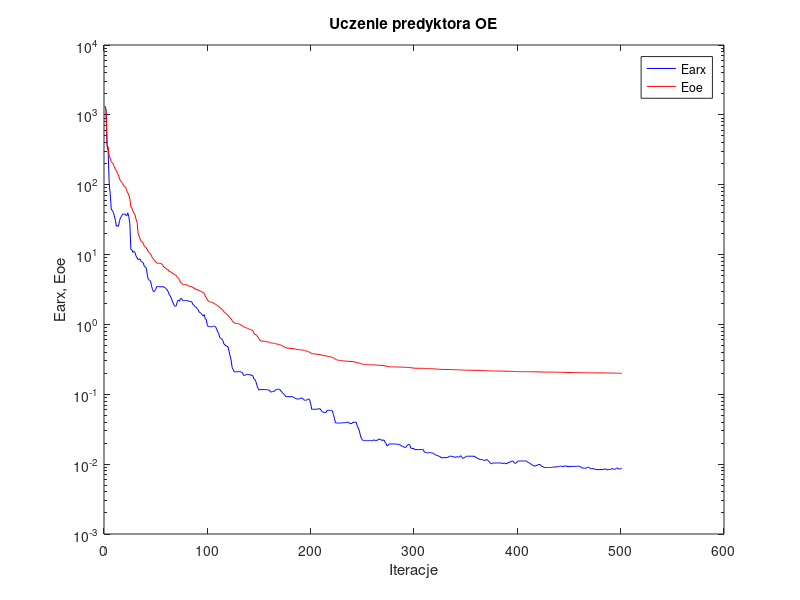
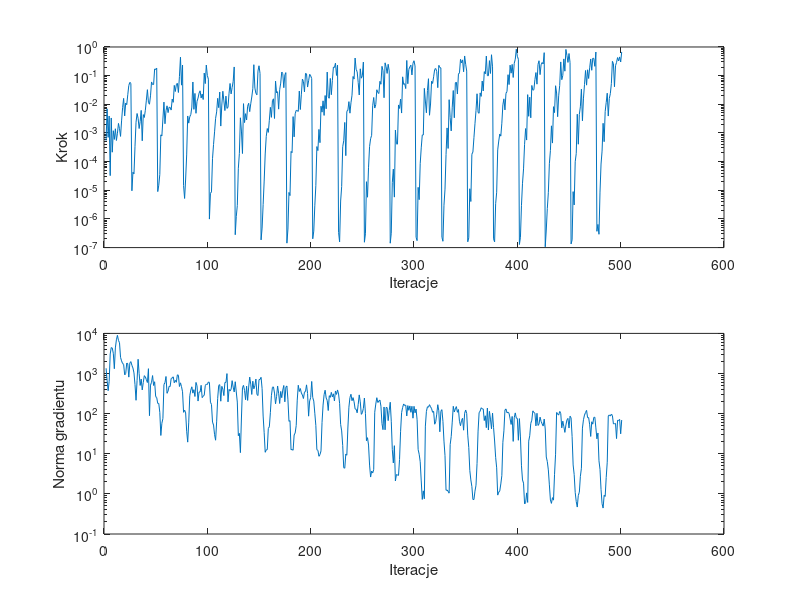

MATLAB code for these plots, in order:
%uczenie predyktora oe
clear all;
n=0; farx(n+1)=1.328979e+003; foe(n+1)=1.320000e+003; wspucz(n+1)=0.000000e+000; ng(n+1)=0.000000e+000;
%odnowa zmiennej metryki
n=1; farx(n+1)=1.165098e+003; foe(n+1)=1.152951e+003; krok(n+1)=5.391128e-004; ng(n+1)=1.350995e+003;
n=2; farx(n+1)=3.602552e+002; foe(n+1)=3.596089e+002; krok(n+1)=6.950337e-003; ng(n+1)=6.707392e+002;
n=3; farx(n+1)=3.055622e+002; foe(n+1)=3.531720e+002; krok(n+1)=7.010405e-004; ng(n+1)=3.735589e+002;
n=4; farx(n+1)=1.036128e+002; foe(n+1)=2.566980e+002; krok(n+1)=3.911100e-003; ng(n+1)=6.367111e+002;
n=5; farx(n+1)=7.475602e+001; foe(n+1)=2.416648e+002; krok(n+1)=3.242569e-005; ng(n+1)=3.061842e+003;
n=6; farx(n+1)=4.475099e+001; foe(n+1)=2.136056e+002; krok(n+1)=3.334617e-003; ng(n+1)=4.440625e+003;
n=7; farx(n+1)=4.299460e+001; foe(n+1)=2.054183e+002; krok(n+1)=2.130718e-004; ng(n+1)=4.306081e+003;
n=8; farx(n+1)=4.033259e+001; foe(n+1)=1.969097e+002; krok(n+1)=1.197740e-003; ng(n+1)=3.194363e+003;
n=9; farx(n+1)=3.589665e+001; foe(n+1)=1.814592e+002; krok(n+1)=5.945797e-004; ng(n+1)=1.316862e+003;
n=10; farx(n+1)=3.097912e+001; foe(n+1)=1.664268e+002; krok(n+1)=1.402097e-003; ng(n+1)=4.349477e+003;
n=11; farx(n+1)=2.532669e+001; foe(n+1)=1.600444e+002; krok(n+1)=5.465324e-004; ng(n+1)=6.933281e+003;
n=12; farx(n+1)=2.603257e+001; foe(n+1)=1.460602e+002; krok(n+1)=9.824964e-004; ng(n+1)=8.946511e+003;
n=13; farx(n+1)=2.549121e+001; foe(n+1)=1.377082e+002; krok(n+1)=2.156451e-003; ng(n+1)=6.670493e+003;
n=14; farx(n+1)=3.051368e+001; foe(n+1)=1.207592e+002; krok(n+1)=1.409339e-003; ng(n+1)=5.863231e+003;
n=15; farx(n+1)=3.369892e+001; foe(n+1)=1.140988e+002; krok(n+1)=7.590926e-004; ng(n+1)=2.523868e+003;
n=16; farx(n+1)=3.543462e+001; foe(n+1)=1.085173e+002; krok(n+1)=2.636366e-003; ng(n+1)=2.065788e+003;
n=17; farx(n+1)=3.780943e+001; foe(n+1)=1.041540e+002; krok(n+1)=7.599313e-003; ng(n+1)=1.771718e+003;
n=18; farx(n+1)=3.792190e+001; foe(n+1)=9.635929e+001; krok(n+1)=1.610734e-002; ng(n+1)=1.693859e+003;
n=19; farx(n+1)=3.820888e+001; foe(n+1)=9.478572e+001; krok(n+1)=3.929986e-003; ng(n+1)=9.297074e+002;
n=20; farx(n+1)=3.687720e+001; foe(n+1)=9.096437e+001; krok(n+1)=1.109636e-002; ng(n+1)=9.912660e+002;
n=21; farx(n+1)=3.583742e+001; foe(n+1)=8.186343e+001; krok(n+1)=9.698882e-003; ng(n+1)=1.827472e+003;
n=22; farx(n+1)=3.963952e+001; foe(n+1)=7.649523e+001; krok(n+1)=2.152696e-002; ng(n+1)=1.738538e+003;
n=23; farx(n+1)=3.490590e+001; foe(n+1)=7.116274e+001; krok(n+1)=4.545636e-002; ng(n+1)=8.131753e+002;
n=24; farx(n+1)=2.774483e+001; foe(n+1)=6.324397e+001; krok(n+1)=5.801457e-002; ng(n+1)=1.821701e+003;
n=25; farx(n+1)=1.179806e+001; foe(n+1)=4.791755e+001; krok(n+1)=5.382558e-002; ng(n+1)=1.980929e+003;
%odnowa zmiennej metryki
n=26; farx(n+1)=1.170933e+001; foe(n+1)=4.636294e+001; krok(n+1)=9.598928e-006; ng(n+1)=1.599371e+003;
n=27; farx(n+1)=1.074084e+001; foe(n+1)=4.155671e+001; krok(n+1)=4.264017e-005; ng(n+1)=1.373858e+003;
n=28; farx(n+1)=1.110568e+001; foe(n+1)=3.947575e+001; krok(n+1)=3.743832e-005; ng(n+1)=1.038802e+003;
n=29; farx(n+1)=1.069110e+001; foe(n+1)=3.677777e+001; krok(n+1)=3.423805e-004; ng(n+1)=5.274669e+002;
n=30; farx(n+1)=9.544956e+000; foe(n+1)=3.211362e+001; krok(n+1)=2.368463e-003; ng(n+1)=2.152756e+002;
n=31; farx(n+1)=8.974525e+000; foe(n+1)=2.887502e+001; krok(n+1)=4.776032e-003; ng(n+1)=6.725065e+002;
n=32; farx(n+1)=8.475153e+000; foe(n+1)=2.022053e+001; krok(n+1)=3.263302e-003; ng(n+1)=2.266074e+003;
n=33; farx(n+1)=8.676777e+000; foe(n+1)=1.827929e+001; krok(n+1)=1.427772e-003; ng(n+1)=9.904344e+002;
n=34; farx(n+1)=8.601635e+000; foe(n+1)=1.667550e+001; krok(n+1)=2.501815e-003; ng(n+1)=5.036378e+002;
n=35; farx(n+1)=7.944532e+000; foe(n+1)=1.537463e+001; krok(n+1)=6.130766e-003; ng(n+1)=7.263706e+002;
n=36; farx(n+1)=7.854934e+000; foe(n+1)=1.517409e+001; krok(n+1)=5.333277e-004; ng(n+1)=3.895154e+002;
n=37; farx(n+1)=7.591900e+000; foe(n+1)=1.449911e+001; krok(n+1)=4.372259e-003; ng(n+1)=5.986508e+002;
n=38; farx(n+1)=6.798566e+000; foe(n+1)=1.317905e+001; krok(n+1)=3.460293e-003; ng(n+1)=8.842875e+002;
n=39; farx(n+1)=6.621224e+000; foe(n+1)=1.283949e+001; krok(n+1)=6.192369e-003; ng(n+1)=8.231130e+002;
n=40; farx(n+1)=6.379968e+000; foe(n+1)=1.251360e+001; krok(n+1)=1.399673e-002; ng(n+1)=7.042144e+002;
n=41; farx(n+1)=4.955996e+000; foe(n+1)=1.162524e+001; krok(n+1)=3.239658e-002; ng(n+1)=5.956995e+002;
n=42; farx(n+1)=4.366433e+000; foe(n+1)=1.086970e+001; krok(n+1)=1.165911e-002; ng(n+1)=1.319818e+003;
n=43; farx(n+1)=4.306275e+000; foe(n+1)=1.058880e+001; krok(n+1)=1.005588e-002; ng(n+1)=8.896467e+001;
n=44; farx(n+1)=4.192859e+000; foe(n+1)=1.030118e+001; krok(n+1)=1.971968e-002; ng(n+1)=5.140405e+002;
n=45; farx(n+1)=3.538022e+000; foe(n+1)=9.463339e+000; krok(n+1)=6.024636e-002; ng(n+1)=6.041204e+002;
n=46; farx(n+1)=3.156193e+000; foe(n+1)=8.905727e+000; krok(n+1)=4.895097e-002; ng(n+1)=8.893059e+002;
n=47; farx(n+1)=2.935895e+000; foe(n+1)=8.548744e+000; krok(n+1)=4.904612e-002; ng(n+1)=5.027481e+002;
n=48; farx(n+1)=3.022799e+000; foe(n+1)=8.137433e+000; krok(n+1)=1.713887e-001; ng(n+1)=6.234473e+002;
n=49; farx(n+1)=3.171272e+000; foe(n+1)=7.916045e+000; krok(n+1)=1.631115e-001; ng(n+1)=2.657943e+002;
n=50; farx(n+1)=3.489169e+000; foe(n+1)=7.544378e+000; krok(n+1)=1.818254e-001; ng(n+1)=2.514599e+002;
%odnowa zmiennej metryki
n=51; farx(n+1)=3.487590e+000; foe(n+1)=7.528340e+000; krok(n+1)=8.997287e-006; ng(n+1)=1.796762e+002;
n=52; farx(n+1)=3.479961e+000; foe(n+1)=7.501803e+000; krok(n+1)=1.497616e-005; ng(n+1)=1.794723e+002;
n=53; farx(n+1)=3.467786e+000; foe(n+1)=7.480612e+000; krok(n+1)=3.565785e-005; ng(n+1)=1.078061e+002;
n=54; farx(n+1)=3.454055e+000; foe(n+1)=7.446436e+000; krok(n+1)=8.631728e-004; ng(n+1)=2.856491e+001;
n=55; farx(n+1)=3.446034e+000; foe(n+1)=7.298572e+000; krok(n+1)=7.867177e-004; ng(n+1)=5.746983e+001;
n=56; farx(n+1)=3.492514e+000; foe(n+1)=6.934786e+000; krok(n+1)=3.059436e-003; ng(n+1)=7.545066e+001;
n=57; farx(n+1)=3.403655e+000; foe(n+1)=6.641580e+000; krok(n+1)=1.193571e-002; ng(n+1)=5.305143e+002;
n=58; farx(n+1)=3.360282e+000; foe(n+1)=6.488131e+000; krok(n+1)=2.095809e-003; ng(n+1)=5.919999e+002;
n=59; farx(n+1)=3.258965e+000; foe(n+1)=6.292604e+000; krok(n+1)=5.997467e-003; ng(n+1)=8.436141e+002;
n=60; farx(n+1)=3.117572e+000; foe(n+1)=6.126567e+000; krok(n+1)=8.855578e-003; ng(n+1)=3.212238e+002;
n=61; farx(n+1)=2.966225e+000; foe(n+1)=6.019871e+000; krok(n+1)=5.128285e-003; ng(n+1)=3.654150e+002;
n=62; farx(n+1)=2.709896e+000; foe(n+1)=5.773675e+000; krok(n+1)=7.883579e-003; ng(n+1)=4.807807e+002;
n=63; farx(n+1)=2.580001e+000; foe(n+1)=5.693160e+000; krok(n+1)=7.809264e-003; ng(n+1)=4.736138e+002;
n=64; farx(n+1)=2.410307e+000; foe(n+1)=5.590070e+000; krok(n+1)=6.283621e-003; ng(n+1)=7.535700e+002;
n=65; farx(n+1)=2.175409e+000; foe(n+1)=5.448378e+000; krok(n+1)=1.518330e-002; ng(n+1)=7.700440e+002;
n=66; farx(n+1)=2.018704e+000; foe(n+1)=5.338290e+000; krok(n+1)=1.170476e-002; ng(n+1)=8.274641e+002;
n=67; farx(n+1)=1.857419e+000; foe(n+1)=5.215515e+000; krok(n+1)=4.568872e-002; ng(n+1)=5.873161e+002;
n=68; farx(n+1)=1.812934e+000; foe(n+1)=5.105145e+000; krok(n+1)=2.792385e-002; ng(n+1)=6.785331e+002;
n=69; farx(n+1)=1.864708e+000; foe(n+1)=5.020901e+000; krok(n+1)=4.828142e-002; ng(n+1)=6.053527e+002;
n=70; farx(n+1)=2.130938e+000; foe(n+1)=4.700059e+000; krok(n+1)=5.411858e-002; ng(n+1)=9.285445e+002;
n=71; farx(n+1)=2.241666e+000; foe(n+1)=4.573599e+000; krok(n+1)=2.580064e-002; ng(n+1)=9.044062e+002;
n=72; farx(n+1)=2.140420e+000; foe(n+1)=4.390067e+000; krok(n+1)=9.349969e-002; ng(n+1)=4.741282e+002;
n=73; farx(n+1)=2.330435e+000; foe(n+1)=3.985961e+000; krok(n+1)=4.406235e-001; ng(n+1)=5.858026e+002;
n=74; farx(n+1)=2.355338e+000; foe(n+1)=3.926612e+000; krok(n+1)=4.663645e-002; ng(n+1)=4.697464e+002;
n=75; farx(n+1)=2.202825e+000; foe(n+1)=3.740502e+000; krok(n+1)=2.343012e-001; ng(n+1)=3.513561e+002;
%odnowa zmiennej metryki
n=76; farx(n+1)=2.200577e+000; foe(n+1)=3.730475e+000; krok(n+1)=1.453926e-005; ng(n+1)=1.078449e+002;
n=77; farx(n+1)=2.200291e+000; foe(n+1)=3.726057e+000; krok(n+1)=5.183676e-006; ng(n+1)=1.221224e+002;
n=78; farx(n+1)=2.193559e+000; foe(n+1)=3.711756e+000; krok(n+1)=2.470394e-005; ng(n+1)=1.044970e+002;
n=79; farx(n+1)=2.200163e+000; foe(n+1)=3.701099e+000; krok(n+1)=1.711903e-004; ng(n+1)=3.649138e+001;
n=80; farx(n+1)=2.183787e+000; foe(n+1)=3.618136e+000; krok(n+1)=3.918749e-003; ng(n+1)=1.948956e+001;
n=81; farx(n+1)=2.136722e+000; foe(n+1)=3.537620e+000; krok(n+1)=2.201622e-003; ng(n+1)=6.135674e+001;
n=82; farx(n+1)=2.135076e+000; foe(n+1)=3.524799e+000; krok(n+1)=3.726829e-003; ng(n+1)=2.788211e+002;
n=83; farx(n+1)=2.122921e+000; foe(n+1)=3.503112e+000; krok(n+1)=4.346286e-003; ng(n+1)=3.862812e+002;
n=84; farx(n+1)=2.095044e+000; foe(n+1)=3.466074e+000; krok(n+1)=7.981858e-003; ng(n+1)=4.666604e+002;
n=85; farx(n+1)=1.929543e+000; foe(n+1)=3.368242e+000; krok(n+1)=6.002401e-002; ng(n+1)=3.240826e+002;
n=86; farx(n+1)=1.892326e+000; foe(n+1)=3.332045e+000; krok(n+1)=6.669234e-003; ng(n+1)=3.954768e+002;
n=87; farx(n+1)=1.804023e+000; foe(n+1)=3.227205e+000; krok(n+1)=2.398987e-002; ng(n+1)=2.674285e+002;
n=88; farx(n+1)=1.770976e+000; foe(n+1)=3.189359e+000; krok(n+1)=4.851992e-003; ng(n+1)=5.996181e+002;
n=89; farx(n+1)=1.694540e+000; foe(n+1)=3.139554e+000; krok(n+1)=1.263902e-002; ng(n+1)=4.947481e+002;
n=90; farx(n+1)=1.631139e+000; foe(n+1)=3.109758e+000; krok(n+1)=1.647425e-002; ng(n+1)=2.059015e+002;
n=91; farx(n+1)=1.515010e+000; foe(n+1)=3.058177e+000; krok(n+1)=2.452306e-002; ng(n+1)=3.465008e+002;
n=92; farx(n+1)=1.475135e+000; foe(n+1)=3.014042e+000; krok(n+1)=2.954351e-002; ng(n+1)=3.461941e+002;
n=93; farx(n+1)=1.438527e+000; foe(n+1)=2.959846e+000; krok(n+1)=1.661865e-002; ng(n+1)=5.084008e+002;
n=94; farx(n+1)=1.381292e+000; foe(n+1)=2.913632e+000; krok(n+1)=2.284436e-002; ng(n+1)=2.504471e+002;
n=95; farx(n+1)=1.317646e+000; foe(n+1)=2.870151e+000; krok(n+1)=1.468412e-002; ng(n+1)=2.715245e+002;
n=96; farx(n+1)=1.380812e+000; foe(n+1)=2.779085e+000; krok(n+1)=1.230771e-001; ng(n+1)=2.883193e+002;
n=97; farx(n+1)=1.196947e+000; foe(n+1)=2.557111e+000; krok(n+1)=5.286105e-002; ng(n+1)=5.022324e+002;
n=98; farx(n+1)=1.171234e+000; foe(n+1)=2.412585e+000; krok(n+1)=2.340680e-001; ng(n+1)=5.413632e+002;
n=99; farx(n+1)=9.690031e-001; foe(n+1)=2.279089e+000; krok(n+1)=1.011122e-001; ng(n+1)=5.330519e+002;
n=100; farx(n+1)=9.294001e-001; foe(n+1)=2.140837e+000; krok(n+1)=7.542765e-002; ng(n+1)=6.164894e+002;
%odnowa zmiennej metryki
n=101; farx(n+1)=9.299685e-001; foe(n+1)=2.116043e+000; krok(n+1)=9.878241e-007; ng(n+1)=5.994542e+002;
n=102; farx(n+1)=9.291652e-001; foe(n+1)=2.100230e+000; krok(n+1)=7.840842e-006; ng(n+1)=1.915704e+002;
n=103; farx(n+1)=9.274056e-001; foe(n+1)=2.084762e+000; krok(n+1)=8.756691e-006; ng(n+1)=1.702783e+002;
n=104; farx(n+1)=9.320723e-001; foe(n+1)=2.062068e+000; krok(n+1)=1.265491e-004; ng(n+1)=6.150011e+001;
n=105; farx(n+1)=9.432961e-001; foe(n+1)=2.014439e+000; krok(n+1)=3.968650e-004; ng(n+1)=5.198728e+001;
n=106; farx(n+1)=9.444200e-001; foe(n+1)=1.979197e+000; krok(n+1)=1.093891e-003; ng(n+1)=2.992814e+001;
n=107; farx(n+1)=9.245366e-001; foe(n+1)=1.944389e+000; krok(n+1)=3.242576e-003; ng(n+1)=2.174990e+001;
n=108; farx(n+1)=8.567767e-001; foe(n+1)=1.885459e+000; krok(n+1)=5.433546e-003; ng(n+1)=6.232587e+001;
n=109; farx(n+1)=7.825145e-001; foe(n+1)=1.840766e+000; krok(n+1)=1.615205e-002; ng(n+1)=2.393253e+002;
n=110; farx(n+1)=7.439314e-001; foe(n+1)=1.817619e+000; krok(n+1)=7.637224e-003; ng(n+1)=5.039872e+002;
n=111; farx(n+1)=6.507916e-001; foe(n+1)=1.733014e+000; krok(n+1)=2.680031e-002; ng(n+1)=5.285078e+002;
n=112; farx(n+1)=6.294152e-001; foe(n+1)=1.705902e+000; krok(n+1)=1.739067e-003; ng(n+1)=2.040887e+002;
n=113; farx(n+1)=6.197923e-001; foe(n+1)=1.660495e+000; krok(n+1)=9.409526e-003; ng(n+1)=4.789374e+002;
n=114; farx(n+1)=5.918241e-001; foe(n+1)=1.600055e+000; krok(n+1)=2.861011e-002; ng(n+1)=4.103980e+002;
n=115; farx(n+1)=5.260784e-001; foe(n+1)=1.516781e+000; krok(n+1)=1.314565e-002; ng(n+1)=2.815280e+002;
n=116; farx(n+1)=5.113139e-001; foe(n+1)=1.479926e+000; krok(n+1)=6.042575e-003; ng(n+1)=5.987015e+002;
n=117; farx(n+1)=4.938972e-001; foe(n+1)=1.431399e+000; krok(n+1)=1.931884e-002; ng(n+1)=6.005293e+002;
n=118; farx(n+1)=4.869183e-001; foe(n+1)=1.393089e+000; krok(n+1)=7.191611e-003; ng(n+1)=9.956393e+002;
n=119; farx(n+1)=4.776588e-001; foe(n+1)=1.351517e+000; krok(n+1)=7.932207e-003; ng(n+1)=1.967355e+002;
n=120; farx(n+1)=4.136900e-001; foe(n+1)=1.288397e+000; krok(n+1)=2.432476e-002; ng(n+1)=4.016481e+002;
n=121; farx(n+1)=3.567462e-001; foe(n+1)=1.242444e+000; krok(n+1)=5.335388e-002; ng(n+1)=3.681877e+002;
n=122; farx(n+1)=3.083523e-001; foe(n+1)=1.200570e+000; krok(n+1)=2.307159e-002; ng(n+1)=4.039423e+002;
n=123; farx(n+1)=2.423896e-001; foe(n+1)=1.134180e+000; krok(n+1)=3.854743e-002; ng(n+1)=6.638113e+002;
n=124; farx(n+1)=2.263673e-001; foe(n+1)=1.087160e+000; krok(n+1)=6.287977e-002; ng(n+1)=4.575168e+002;
n=125; farx(n+1)=2.100096e-001; foe(n+1)=1.051278e+000; krok(n+1)=2.010048e-001; ng(n+1)=3.469557e+002;
%odnowa zmiennej metryki
n=126; farx(n+1)=2.099995e-001; foe(n+1)=1.042310e+000; krok(n+1)=2.813625e-007; ng(n+1)=6.240832e+002;
n=127; farx(n+1)=2.099952e-001; foe(n+1)=1.034516e+000; krok(n+1)=1.209405e-006; ng(n+1)=3.468062e+002;
n=128; farx(n+1)=2.103080e-001; foe(n+1)=1.027659e+000; krok(n+1)=2.923378e-006; ng(n+1)=1.942185e+002;
n=129; farx(n+1)=2.102504e-001; foe(n+1)=1.025224e+000; krok(n+1)=5.863200e-005; ng(n+1)=2.823557e+001;
n=130; farx(n+1)=2.110391e-001; foe(n+1)=1.015179e+000; krok(n+1)=1.935115e-004; ng(n+1)=3.226837e+001;
n=131; farx(n+1)=2.112619e-001; foe(n+1)=9.959856e-001; krok(n+1)=3.382411e-003; ng(n+1)=1.067240e+001;
n=132; farx(n+1)=2.062563e-001; foe(n+1)=9.648910e-001; krok(n+1)=1.166078e-003; ng(n+1)=7.784332e+001;
n=133; farx(n+1)=2.045362e-001; foe(n+1)=9.607151e-001; krok(n+1)=1.915864e-004; ng(n+1)=4.412226e+002;
n=134; farx(n+1)=1.867280e-001; foe(n+1)=9.207334e-001; krok(n+1)=1.053841e-002; ng(n+1)=5.063284e+002;
n=135; farx(n+1)=1.856930e-001; foe(n+1)=9.140557e-001; krok(n+1)=2.298967e-003; ng(n+1)=3.794182e+002;
n=136; farx(n+1)=1.895084e-001; foe(n+1)=9.000695e-001; krok(n+1)=4.712379e-003; ng(n+1)=2.219654e+002;
n=137; farx(n+1)=1.942932e-001; foe(n+1)=8.885281e-001; krok(n+1)=2.841023e-003; ng(n+1)=4.838338e+002;
n=138; farx(n+1)=1.918960e-001; foe(n+1)=8.802031e-001; krok(n+1)=8.579668e-003; ng(n+1)=2.134865e+002;
n=139; farx(n+1)=1.917612e-001; foe(n+1)=8.648129e-001; krok(n+1)=1.086709e-002; ng(n+1)=4.594809e+002;
n=140; farx(n+1)=1.885177e-001; foe(n+1)=8.526766e-001; krok(n+1)=5.548179e-003; ng(n+1)=8.145528e+002;
n=141; farx(n+1)=1.912418e-001; foe(n+1)=8.411447e-001; krok(n+1)=1.041486e-002; ng(n+1)=5.449819e+002;
n=142; farx(n+1)=1.849963e-001; foe(n+1)=8.270848e-001; krok(n+1)=1.793370e-002; ng(n+1)=3.006803e+002;
n=143; farx(n+1)=1.856569e-001; foe(n+1)=8.147336e-001; krok(n+1)=3.481722e-002; ng(n+1)=6.432123e+002;
n=144; farx(n+1)=1.656564e-001; foe(n+1)=7.509974e-001; krok(n+1)=2.408726e-001; ng(n+1)=4.154521e+002;
n=145; farx(n+1)=1.634284e-001; foe(n+1)=7.220194e-001; krok(n+1)=3.699869e-002; ng(n+1)=4.950746e+002;
n=146; farx(n+1)=1.514644e-001; foe(n+1)=7.105343e-001; krok(n+1)=2.417030e-002; ng(n+1)=7.273800e+002;
n=147; farx(n+1)=1.340070e-001; foe(n+1)=6.938406e-001; krok(n+1)=2.147336e-002; ng(n+1)=2.999540e+002;
n=148; farx(n+1)=1.217192e-001; foe(n+1)=6.527018e-001; krok(n+1)=1.443061e-001; ng(n+1)=2.829591e+002;
n=149; farx(n+1)=1.150803e-001; foe(n+1)=6.286385e-001; krok(n+1)=2.209722e-001; ng(n+1)=7.049473e+002;
n=150; farx(n+1)=1.167020e-001; foe(n+1)=5.893192e-001; krok(n+1)=1.191056e-001; ng(n+1)=7.101419e+002;
%odnowa zmiennej metryki
n=151; farx(n+1)=1.167216e-001; foe(n+1)=5.815588e-001; krok(n+1)=1.858114e-007; ng(n+1)=8.044824e+002;
n=152; farx(n+1)=1.167198e-001; foe(n+1)=5.769846e-001; krok(n+1)=4.811611e-007; ng(n+1)=4.200379e+002;
n=153; farx(n+1)=1.168217e-001; foe(n+1)=5.756814e-001; krok(n+1)=3.199889e-006; ng(n+1)=8.702027e+001;
n=154; farx(n+1)=1.168625e-001; foe(n+1)=5.747486e-001; krok(n+1)=2.097007e-005; ng(n+1)=3.339227e+001;
n=155; farx(n+1)=1.167882e-001; foe(n+1)=5.732503e-001; krok(n+1)=1.851494e-004; ng(n+1)=1.087809e+001;
n=156; farx(n+1)=1.171929e-001; foe(n+1)=5.691449e-001; krok(n+1)=7.567049e-004; ng(n+1)=1.253033e+001;
n=157; farx(n+1)=1.156589e-001; foe(n+1)=5.618495e-001; krok(n+1)=1.427975e-003; ng(n+1)=1.268388e+001;
n=158; farx(n+1)=1.151540e-001; foe(n+1)=5.608110e-001; krok(n+1)=1.045351e-003; ng(n+1)=4.294862e+001;
n=159; farx(n+1)=1.149527e-001; foe(n+1)=5.559049e-001; krok(n+1)=2.774090e-003; ng(n+1)=4.687752e+001;
n=160; farx(n+1)=1.087718e-001; foe(n+1)=5.442601e-001; krok(n+1)=7.837498e-003; ng(n+1)=1.059456e+002;
n=161; farx(n+1)=1.075325e-001; foe(n+1)=5.421930e-001; krok(n+1)=3.503934e-003; ng(n+1)=2.803817e+002;
n=162; farx(n+1)=1.095391e-001; foe(n+1)=5.403851e-001; krok(n+1)=1.333847e-002; ng(n+1)=4.537970e+002;
n=163; farx(n+1)=1.106078e-001; foe(n+1)=5.374269e-001; krok(n+1)=1.556168e-002; ng(n+1)=4.635874e+002;
n=164; farx(n+1)=1.101956e-001; foe(n+1)=5.359783e-001; krok(n+1)=3.200852e-003; ng(n+1)=3.252120e+002;
n=165; farx(n+1)=1.162337e-001; foe(n+1)=5.286028e-001; krok(n+1)=6.444366e-002; ng(n+1)=1.757785e+002;
n=166; farx(n+1)=1.158642e-001; foe(n+1)=5.262893e-001; krok(n+1)=2.489395e-002; ng(n+1)=2.693351e+002;
n=167; farx(n+1)=1.178050e-001; foe(n+1)=5.184734e-001; krok(n+1)=2.757245e-002; ng(n+1)=4.887967e+002;
n=168; farx(n+1)=1.183298e-001; foe(n+1)=5.168449e-001; krok(n+1)=6.780831e-003; ng(n+1)=3.235096e+002;
n=169; farx(n+1)=1.171796e-001; foe(n+1)=5.125511e-001; krok(n+1)=3.221469e-002; ng(n+1)=1.790631e+002;
n=170; farx(n+1)=1.123541e-001; foe(n+1)=5.070802e-001; krok(n+1)=5.482403e-002; ng(n+1)=3.578695e+002;
n=171; farx(n+1)=1.076999e-001; foe(n+1)=4.976147e-001; krok(n+1)=1.331836e-001; ng(n+1)=2.499045e+002;
n=172; farx(n+1)=1.035533e-001; foe(n+1)=4.911988e-001; krok(n+1)=1.196783e-001; ng(n+1)=3.863500e+002;
n=173; farx(n+1)=1.010123e-001; foe(n+1)=4.789580e-001; krok(n+1)=3.798141e-002; ng(n+1)=5.028759e+002;
n=174; farx(n+1)=9.715825e-002; foe(n+1)=4.727845e-001; krok(n+1)=1.068981e-001; ng(n+1)=1.968614e+002;
n=175; farx(n+1)=9.233723e-002; foe(n+1)=4.621590e-001; krok(n+1)=1.277097e-001; ng(n+1)=4.598630e+002;
%odnowa zmiennej metryki
n=176; farx(n+1)=9.232446e-002; foe(n+1)=4.598477e-001; krok(n+1)=1.429408e-007; ng(n+1)=4.894287e+002;
n=177; farx(n+1)=9.233334e-002; foe(n+1)=4.585895e-001; krok(n+1)=4.449133e-007; ng(n+1)=2.209930e+002;
n=178; farx(n+1)=9.236709e-002; foe(n+1)=4.569991e-001; krok(n+1)=8.423638e-006; ng(n+1)=6.408523e+001;
n=179; farx(n+1)=9.227981e-002; foe(n+1)=4.555242e-001; krok(n+1)=6.505235e-006; ng(n+1)=6.716201e+001;
n=180; farx(n+1)=9.259090e-002; foe(n+1)=4.535194e-001; krok(n+1)=2.266194e-004; ng(n+1)=1.257261e+001;
n=181; farx(n+1)=9.274657e-002; foe(n+1)=4.529482e-001; krok(n+1)=2.045351e-004; ng(n+1)=1.283412e+001;
n=182; farx(n+1)=9.117089e-002; foe(n+1)=4.496524e-001; krok(n+1)=3.721397e-003; ng(n+1)=1.221509e+001;
n=183; farx(n+1)=8.998484e-002; foe(n+1)=4.482459e-001; krok(n+1)=7.323184e-004; ng(n+1)=2.933696e+001;
n=184; farx(n+1)=8.747168e-002; foe(n+1)=4.444941e-001; krok(n+1)=4.683883e-003; ng(n+1)=3.302366e+001;
n=185; farx(n+1)=8.684918e-002; foe(n+1)=4.412545e-001; krok(n+1)=6.130766e-003; ng(n+1)=5.048344e+001;
n=186; farx(n+1)=8.537452e-002; foe(n+1)=4.382334e-001; krok(n+1)=6.065270e-003; ng(n+1)=2.170461e+002;
n=187; farx(n+1)=8.535992e-002; foe(n+1)=4.365109e-001; krok(n+1)=5.647473e-003; ng(n+1)=5.100535e+002;
n=188; farx(n+1)=8.662630e-002; foe(n+1)=4.344158e-001; krok(n+1)=2.896961e-002; ng(n+1)=3.563415e+002;
n=189; farx(n+1)=8.675395e-002; foe(n+1)=4.330938e-001; krok(n+1)=6.576513e-003; ng(n+1)=4.232194e+002;
n=190; farx(n+1)=8.910155e-002; foe(n+1)=4.320483e-001; krok(n+1)=2.262062e-002; ng(n+1)=3.257725e+002;
n=191; farx(n+1)=8.782776e-002; foe(n+1)=4.301540e-001; krok(n+1)=7.579082e-002; ng(n+1)=2.909639e+002;
n=192; farx(n+1)=8.476770e-002; foe(n+1)=4.278563e-001; krok(n+1)=6.208155e-002; ng(n+1)=2.383131e+002;
n=193; farx(n+1)=8.229191e-002; foe(n+1)=4.237682e-001; krok(n+1)=2.710756e-002; ng(n+1)=3.432644e+002;
n=194; farx(n+1)=8.192852e-002; foe(n+1)=4.204006e-001; krok(n+1)=1.204927e-001; ng(n+1)=3.564832e+002;
n=195; farx(n+1)=8.259980e-002; foe(n+1)=4.135033e-001; krok(n+1)=1.146023e-001; ng(n+1)=5.215263e+002;
n=196; farx(n+1)=8.458225e-002; foe(n+1)=4.096651e-001; krok(n+1)=4.000365e-002; ng(n+1)=3.168139e+002;
n=197; farx(n+1)=8.609719e-002; foe(n+1)=4.048980e-001; krok(n+1)=6.602029e-002; ng(n+1)=8.650509e+001;
n=198; farx(n+1)=8.338646e-002; foe(n+1)=3.994981e-001; krok(n+1)=1.111619e-001; ng(n+1)=2.071236e+002;
n=199; farx(n+1)=7.332830e-002; foe(n+1)=3.917459e-001; krok(n+1)=9.809225e-002; ng(n+1)=2.493579e+002;
n=200; farx(n+1)=6.105513e-002; foe(n+1)=3.819685e-001; krok(n+1)=7.959957e-002; ng(n+1)=6.339442e+002;
%odnowa zmiennej metryki
n=201; farx(n+1)=6.103975e-002; foe(n+1)=3.809372e-001; krok(n+1)=2.029695e-007; ng(n+1)=2.519060e+002;
n=202; farx(n+1)=6.102711e-002; foe(n+1)=3.799502e-001; krok(n+1)=3.758414e-007; ng(n+1)=2.055029e+002;
n=203; farx(n+1)=6.094400e-002; foe(n+1)=3.781814e-001; krok(n+1)=2.871427e-006; ng(n+1)=1.024897e+002;
n=204; farx(n+1)=6.093375e-002; foe(n+1)=3.761029e-001; krok(n+1)=1.447119e-005; ng(n+1)=5.070610e+001;
n=205; farx(n+1)=6.141331e-002; foe(n+1)=3.739911e-001; krok(n+1)=3.355212e-004; ng(n+1)=1.256988e+001;
n=206; farx(n+1)=6.172729e-002; foe(n+1)=3.730175e-001; krok(n+1)=2.425061e-004; ng(n+1)=1.216611e+001;
n=207; farx(n+1)=6.188296e-002; foe(n+1)=3.710041e-001; krok(n+1)=1.329544e-003; ng(n+1)=8.645959e+000;
n=208; farx(n+1)=6.216946e-002; foe(n+1)=3.699608e-001; krok(n+1)=4.576195e-004; ng(n+1)=9.529532e+000;
n=209; farx(n+1)=5.935051e-002; foe(n+1)=3.660737e-001; krok(n+1)=8.580693e-003; ng(n+1)=1.180751e+001;
n=210; farx(n+1)=5.671577e-002; foe(n+1)=3.631090e-001; krok(n+1)=5.320104e-003; ng(n+1)=6.037409e+001;
n=211; farx(n+1)=5.546329e-002; foe(n+1)=3.588693e-001; krok(n+1)=1.321323e-002; ng(n+1)=1.635050e+002;
n=212; farx(n+1)=5.536279e-002; foe(n+1)=3.577004e-001; krok(n+1)=4.089695e-003; ng(n+1)=2.982325e+002;
n=213; farx(n+1)=5.513336e-002; foe(n+1)=3.561103e-001; krok(n+1)=2.025137e-002; ng(n+1)=3.832107e+002;
n=214; farx(n+1)=5.492201e-002; foe(n+1)=3.556109e-001; krok(n+1)=6.980962e-003; ng(n+1)=2.452652e+002;
n=215; farx(n+1)=5.912421e-002; foe(n+1)=3.502567e-001; krok(n+1)=1.331896e-001; ng(n+1)=2.133706e+002;
n=216; farx(n+1)=5.905178e-002; foe(n+1)=3.481458e-001; krok(n+1)=1.819302e-002; ng(n+1)=1.195807e+002;
n=217; farx(n+1)=5.891201e-002; foe(n+1)=3.470008e-001; krok(n+1)=1.626130e-002; ng(n+1)=2.805773e+002;
n=218; farx(n+1)=5.858629e-002; foe(n+1)=3.442627e-001; krok(n+1)=8.000730e-002; ng(n+1)=2.541343e+002;
n=219; farx(n+1)=5.894265e-002; foe(n+1)=3.419155e-001; krok(n+1)=2.160287e-002; ng(n+1)=3.393911e+002;
n=220; farx(n+1)=5.788772e-002; foe(n+1)=3.359506e-001; krok(n+1)=6.814773e-002; ng(n+1)=2.603418e+002;
n=221; farx(n+1)=5.153286e-002; foe(n+1)=3.315532e-001; krok(n+1)=1.989372e-001; ng(n+1)=3.118602e+002;
n=222; farx(n+1)=4.528098e-002; foe(n+1)=3.274628e-001; krok(n+1)=1.928435e-001; ng(n+1)=2.079905e+002;
n=223; farx(n+1)=3.872242e-002; foe(n+1)=3.174774e-001; krok(n+1)=2.725288e-001; ng(n+1)=3.672464e+002;
n=224; farx(n+1)=3.896269e-002; foe(n+1)=3.128913e-001; krok(n+1)=1.016482e-001; ng(n+1)=3.016930e+002;
n=225; farx(n+1)=3.878660e-002; foe(n+1)=3.081268e-001; krok(n+1)=2.317569e-001; ng(n+1)=3.895611e+002;
%odnowa zmiennej metryki
n=226; farx(n+1)=3.878260e-002; foe(n+1)=3.062178e-001; krok(n+1)=3.394540e-007; ng(n+1)=3.090588e+002;
n=227; farx(n+1)=3.877955e-002; foe(n+1)=3.058449e-001; krok(n+1)=1.582351e-007; ng(n+1)=1.803344e+002;
n=228; farx(n+1)=3.881592e-002; foe(n+1)=3.050793e-001; krok(n+1)=4.211819e-006; ng(n+1)=5.372389e+001;
n=229; farx(n+1)=3.880532e-002; foe(n+1)=3.040273e-001; krok(n+1)=1.351677e-005; ng(n+1)=3.710305e+001;
n=230; farx(n+1)=3.922568e-002; foe(n+1)=3.003152e-001; krok(n+1)=3.301592e-004; ng(n+1)=1.613165e+001;
n=231; farx(n+1)=3.914590e-002; foe(n+1)=3.001192e-001; krok(n+1)=5.394877e-004; ng(n+1)=4.477764e+000;
n=232; farx(n+1)=3.920955e-002; foe(n+1)=2.990053e-001; krok(n+1)=2.329278e-003; ng(n+1)=4.364385e+000;
n=233; farx(n+1)=3.923625e-002; foe(n+1)=2.988852e-001; krok(n+1)=1.614953e-004; ng(n+1)=9.879175e+000;
n=234; farx(n+1)=3.977196e-002; foe(n+1)=2.980208e-001; krok(n+1)=5.694898e-003; ng(n+1)=9.183841e+000;
n=235; farx(n+1)=3.984695e-002; foe(n+1)=2.969181e-001; krok(n+1)=6.193383e-003; ng(n+1)=4.379577e+001;
n=236; farx(n+1)=3.924801e-002; foe(n+1)=2.957174e-001; krok(n+1)=1.238677e-002; ng(n+1)=1.446929e+002;
n=237; farx(n+1)=3.806789e-002; foe(n+1)=2.951550e-001; krok(n+1)=4.904691e-003; ng(n+1)=2.513077e+002;
n=238; farx(n+1)=3.800069e-002; foe(n+1)=2.947380e-001; krok(n+1)=1.136409e-002; ng(n+1)=3.039981e+002;
n=239; farx(n+1)=3.829190e-002; foe(n+1)=2.943075e-001; krok(n+1)=2.074719e-002; ng(n+1)=2.101893e+002;
n=240; farx(n+1)=3.967906e-002; foe(n+1)=2.929637e-001; krok(n+1)=9.363811e-002; ng(n+1)=2.510083e+002;
n=241; farx(n+1)=3.945592e-002; foe(n+1)=2.919524e-001; krok(n+1)=7.572847e-002; ng(n+1)=1.981044e+002;
n=242; farx(n+1)=4.015434e-002; foe(n+1)=2.889982e-001; krok(n+1)=4.112198e-001; ng(n+1)=1.314410e+002;
n=243; farx(n+1)=3.984127e-002; foe(n+1)=2.860861e-001; krok(n+1)=1.655202e-001; ng(n+1)=1.287133e+002;
n=244; farx(n+1)=3.552316e-002; foe(n+1)=2.823233e-001; krok(n+1)=1.363489e-001; ng(n+1)=1.049555e+002;
n=245; farx(n+1)=3.311448e-002; foe(n+1)=2.810834e-001; krok(n+1)=5.793922e-002; ng(n+1)=1.701582e+002;
n=246; farx(n+1)=3.031613e-002; foe(n+1)=2.796218e-001; krok(n+1)=2.113198e-002; ng(n+1)=2.932712e+002;
n=247; farx(n+1)=2.621760e-002; foe(n+1)=2.768567e-001; krok(n+1)=1.732520e-001; ng(n+1)=1.964147e+002;
n=248; farx(n+1)=2.343732e-002; foe(n+1)=2.734321e-001; krok(n+1)=8.155575e-002; ng(n+1)=9.597778e+001;
n=249; farx(n+1)=2.237694e-002; foe(n+1)=2.715108e-001; krok(n+1)=9.907791e-002; ng(n+1)=1.052750e+002;
n=250; farx(n+1)=2.172345e-002; foe(n+1)=2.677709e-001; krok(n+1)=2.969638e-001; ng(n+1)=1.350724e+002;
%odnowa zmiennej metryki
n=251; farx(n+1)=2.172444e-002; foe(n+1)=2.671029e-001; krok(n+1)=1.537675e-007; ng(n+1)=2.450917e+002;
n=252; farx(n+1)=2.172251e-002; foe(n+1)=2.668813e-001; krok(n+1)=3.033376e-007; ng(n+1)=1.017996e+002;
n=253; farx(n+1)=2.172408e-002; foe(n+1)=2.663838e-001; krok(n+1)=1.990494e-005; ng(n+1)=2.110473e+001;
n=254; farx(n+1)=2.170644e-002; foe(n+1)=2.661982e-001; krok(n+1)=5.721688e-006; ng(n+1)=2.516254e+001;
n=255; farx(n+1)=2.170890e-002; foe(n+1)=2.652037e-001; krok(n+1)=6.375927e-005; ng(n+1)=1.648678e+001;
n=256; farx(n+1)=2.175488e-002; foe(n+1)=2.647967e-001; krok(n+1)=3.369218e-004; ng(n+1)=5.224109e+000;
n=257; farx(n+1)=2.181545e-002; foe(n+1)=2.646574e-001; krok(n+1)=6.328553e-004; ng(n+1)=2.627652e+000;
n=258; farx(n+1)=2.178719e-002; foe(n+1)=2.643596e-001; krok(n+1)=8.259539e-004; ng(n+1)=3.703627e+000;
n=259; farx(n+1)=2.161710e-002; foe(n+1)=2.640754e-001; krok(n+1)=8.880083e-003; ng(n+1)=3.315937e+000;
n=260; farx(n+1)=2.232523e-002; foe(n+1)=2.630916e-001; krok(n+1)=1.729594e-002; ng(n+1)=3.997390e+000;
n=261; farx(n+1)=2.184354e-002; foe(n+1)=2.627745e-001; krok(n+1)=7.385876e-003; ng(n+1)=1.085201e+002;
n=262; farx(n+1)=2.155841e-002; foe(n+1)=2.623600e-001; krok(n+1)=9.707132e-003; ng(n+1)=1.730072e+002;
n=263; farx(n+1)=2.192557e-002; foe(n+1)=2.614304e-001; krok(n+1)=3.222183e-002; ng(n+1)=2.495505e+002;
n=264; farx(n+1)=2.225780e-002; foe(n+1)=2.610943e-001; krok(n+1)=2.570124e-002; ng(n+1)=1.894260e+002;
n=265; farx(n+1)=2.275495e-002; foe(n+1)=2.608120e-001; krok(n+1)=2.378798e-002; ng(n+1)=2.061961e+002;
n=266; farx(n+1)=2.277985e-002; foe(n+1)=2.602686e-001; krok(n+1)=6.345427e-002; ng(n+1)=2.177703e+002;
n=267; farx(n+1)=2.254114e-002; foe(n+1)=2.594881e-001; krok(n+1)=5.004260e-002; ng(n+1)=1.533700e+002;
n=268; farx(n+1)=2.177071e-002; foe(n+1)=2.584845e-001; krok(n+1)=2.114117e-001; ng(n+1)=5.648746e+001;
n=269; farx(n+1)=2.214098e-002; foe(n+1)=2.573680e-001; krok(n+1)=1.495129e-001; ng(n+1)=3.989107e+001;
n=270; farx(n+1)=2.211588e-002; foe(n+1)=2.569732e-001; krok(n+1)=1.694236e-002; ng(n+1)=1.465419e+002;
n=271; farx(n+1)=2.055020e-002; foe(n+1)=2.550385e-001; krok(n+1)=2.800362e-001; ng(n+1)=3.958165e+001;
n=272; farx(n+1)=1.972661e-002; foe(n+1)=2.533374e-001; krok(n+1)=2.041642e-001; ng(n+1)=1.427409e+002;
n=273; farx(n+1)=1.813157e-002; foe(n+1)=2.508830e-001; krok(n+1)=1.196783e-001; ng(n+1)=1.410499e+002;
n=274; farx(n+1)=1.859966e-002; foe(n+1)=2.492725e-001; krok(n+1)=2.494838e-001; ng(n+1)=6.692127e+001;
n=275; farx(n+1)=1.947347e-002; foe(n+1)=2.475936e-001; krok(n+1)=1.452529e-001; ng(n+1)=1.189763e+002;
%odnowa zmiennej metryki
n=276; farx(n+1)=1.947458e-002; foe(n+1)=2.471431e-001; krok(n+1)=1.423089e-007; ng(n+1)=1.923628e+002;
n=277; farx(n+1)=1.947487e-002; foe(n+1)=2.470461e-001; krok(n+1)=3.176299e-007; ng(n+1)=6.460057e+001;
n=278; farx(n+1)=1.946794e-002; foe(n+1)=2.468722e-001; krok(n+1)=1.890200e-005; ng(n+1)=1.275902e+001;
n=279; farx(n+1)=1.947302e-002; foe(n+1)=2.467527e-001; krok(n+1)=5.493831e-005; ng(n+1)=5.897375e+000;
n=280; farx(n+1)=1.946361e-002; foe(n+1)=2.466538e-001; krok(n+1)=5.772899e-006; ng(n+1)=1.589828e+001;
n=281; farx(n+1)=1.939590e-002; foe(n+1)=2.463348e-001; krok(n+1)=1.260746e-003; ng(n+1)=2.097694e+000;
n=282; farx(n+1)=1.932836e-002; foe(n+1)=2.461596e-001; krok(n+1)=4.187548e-004; ng(n+1)=3.032756e+000;
n=283; farx(n+1)=1.933956e-002; foe(n+1)=2.460939e-001; krok(n+1)=4.060559e-004; ng(n+1)=2.961572e+000;
n=284; farx(n+1)=1.900936e-002; foe(n+1)=2.457343e-001; krok(n+1)=9.495353e-003; ng(n+1)=2.882531e+000;
n=285; farx(n+1)=1.935246e-002; foe(n+1)=2.453101e-001; krok(n+1)=7.172266e-003; ng(n+1)=7.156256e+000;
n=286; farx(n+1)=1.846146e-002; foe(n+1)=2.448398e-001; krok(n+1)=1.526430e-002; ng(n+1)=3.540346e+001;
n=287; farx(n+1)=1.812507e-002; foe(n+1)=2.446832e-001; krok(n+1)=4.953534e-003; ng(n+1)=1.060614e+002;
n=288; farx(n+1)=1.818440e-002; foe(n+1)=2.443425e-001; krok(n+1)=9.089589e-002; ng(n+1)=1.427611e+002;
n=289; farx(n+1)=1.758993e-002; foe(n+1)=2.438956e-001; krok(n+1)=4.953895e-002; ng(n+1)=1.743503e+002;
n=290; farx(n+1)=1.737966e-002; foe(n+1)=2.435389e-001; krok(n+1)=5.234463e-002; ng(n+1)=1.594142e+002;
n=291; farx(n+1)=1.735466e-002; foe(n+1)=2.430960e-001; krok(n+1)=3.542231e-002; ng(n+1)=1.634321e+002;
n=292; farx(n+1)=1.827211e-002; foe(n+1)=2.426226e-001; krok(n+1)=3.388186e-001; ng(n+1)=8.750398e+001;
n=293; farx(n+1)=1.891136e-002; foe(n+1)=2.422326e-001; krok(n+1)=5.220046e-002; ng(n+1)=1.587086e+002;
n=294; farx(n+1)=1.921236e-002; foe(n+1)=2.418076e-001; krok(n+1)=1.655202e-001; ng(n+1)=1.208333e+002;
n=295; farx(n+1)=1.863150e-002; foe(n+1)=2.409375e-001; krok(n+1)=2.032965e-001; ng(n+1)=1.556506e+002;
n=296; farx(n+1)=1.695831e-002; foe(n+1)=2.396068e-001; krok(n+1)=2.317569e-001; ng(n+1)=1.078873e+002;
n=297; farx(n+1)=1.670316e-002; foe(n+1)=2.389237e-001; krok(n+1)=1.057221e-001; ng(n+1)=1.526017e+002;
n=298; farx(n+1)=1.688146e-002; foe(n+1)=2.382222e-001; krok(n+1)=2.701727e-001; ng(n+1)=7.706944e+001;
n=299; farx(n+1)=1.655234e-002; foe(n+1)=2.368806e-001; krok(n+1)=3.311156e-001; ng(n+1)=1.522330e+002;
n=300; farx(n+1)=1.614995e-002; foe(n+1)=2.361824e-001; krok(n+1)=2.182112e-001; ng(n+1)=1.048790e+002;
%odnowa zmiennej metryki
n=301; farx(n+1)=1.614874e-002; foe(n+1)=2.358796e-001; krok(n+1)=2.289355e-007; ng(n+1)=1.299462e+002;
n=302; farx(n+1)=1.614923e-002; foe(n+1)=2.358116e-001; krok(n+1)=1.750080e-007; ng(n+1)=7.017099e+001;
n=303; farx(n+1)=1.614130e-002; foe(n+1)=2.356808e-001; krok(n+1)=1.265721e-005; ng(n+1)=1.274583e+001;
n=304; farx(n+1)=1.614644e-002; foe(n+1)=2.356415e-001; krok(n+1)=4.705497e-006; ng(n+1)=9.726751e+000;
n=305; farx(n+1)=1.616069e-002; foe(n+1)=2.354688e-001; krok(n+1)=8.489916e-005; ng(n+1)=6.333402e+000;
n=306; farx(n+1)=1.618967e-002; foe(n+1)=2.354027e-001; krok(n+1)=3.026034e-004; ng(n+1)=2.101759e+000;
n=307; farx(n+1)=1.617969e-002; foe(n+1)=2.353805e-001; krok(n+1)=8.522221e-004; ng(n+1)=7.264940e-001;
n=308; farx(n+1)=1.617803e-002; foe(n+1)=2.353190e-001; krok(n+1)=8.500296e-004; ng(n+1)=1.189307e+000;
n=309; farx(n+1)=1.487997e-002; foe(n+1)=2.346131e-001; krok(n+1)=3.604146e-002; ng(n+1)=7.555116e-001;
n=310; farx(n+1)=1.462529e-002; foe(n+1)=2.342021e-001; krok(n+1)=1.301252e-002; ng(n+1)=4.888159e+001;
n=311; farx(n+1)=1.464591e-002; foe(n+1)=2.340355e-001; krok(n+1)=5.060913e-003; ng(n+1)=1.138489e+002;
n=312; farx(n+1)=1.448371e-002; foe(n+1)=2.337780e-001; krok(n+1)=3.050527e-002; ng(n+1)=1.485402e+002;
n=313; farx(n+1)=1.451277e-002; foe(n+1)=2.333436e-001; krok(n+1)=7.815941e-002; ng(n+1)=1.446688e+002;
n=314; farx(n+1)=1.473976e-002; foe(n+1)=2.332432e-001; krok(n+1)=4.150488e-003; ng(n+1)=1.672274e+002;
n=315; farx(n+1)=1.462087e-002; foe(n+1)=2.331698e-001; krok(n+1)=1.024683e-002; ng(n+1)=1.481084e+002;
n=316; farx(n+1)=1.448972e-002; foe(n+1)=2.328981e-001; krok(n+1)=6.384007e-002; ng(n+1)=1.332478e+002;
n=317; farx(n+1)=1.432496e-002; foe(n+1)=2.321915e-001; krok(n+1)=5.335388e-002; ng(n+1)=1.080409e+002;
n=318; farx(n+1)=1.421802e-002; foe(n+1)=2.317368e-001; krok(n+1)=9.118713e-002; ng(n+1)=1.138682e+002;
n=319; farx(n+1)=1.380335e-002; foe(n+1)=2.312103e-001; krok(n+1)=1.641051e-001; ng(n+1)=5.449447e+001;
n=320; farx(n+1)=1.360346e-002; foe(n+1)=2.305963e-001; krok(n+1)=1.778431e-001; ng(n+1)=6.251794e+001;
n=321; farx(n+1)=1.329902e-002; foe(n+1)=2.292915e-001; krok(n+1)=1.400181e-001; ng(n+1)=9.669238e+001;
n=322; farx(n+1)=1.327923e-002; foe(n+1)=2.290840e-001; krok(n+1)=3.805310e-002; ng(n+1)=1.669962e+002;
n=323; farx(n+1)=1.289707e-002; foe(n+1)=2.284741e-001; krok(n+1)=2.286351e-001; ng(n+1)=1.179900e+002;
n=324; farx(n+1)=1.294735e-002; foe(n+1)=2.277858e-001; krok(n+1)=1.919924e-001; ng(n+1)=3.530653e+001;
n=325; farx(n+1)=1.237983e-002; foe(n+1)=2.271839e-001; krok(n+1)=1.845727e-001; ng(n+1)=1.146225e+002;
%odnowa zmiennej metryki
n=326; farx(n+1)=1.238131e-002; foe(n+1)=2.269534e-001; krok(n+1)=2.306676e-007; ng(n+1)=1.257922e+002;
n=327; farx(n+1)=1.238188e-002; foe(n+1)=2.269071e-001; krok(n+1)=1.662533e-007; ng(n+1)=6.419116e+001;
n=328; farx(n+1)=1.238857e-002; foe(n+1)=2.268114e-001; krok(n+1)=3.002928e-006; ng(n+1)=2.068426e+001;
n=329; farx(n+1)=1.238527e-002; foe(n+1)=2.267573e-001; krok(n+1)=1.095376e-005; ng(n+1)=8.971928e+000;
n=330; farx(n+1)=1.239169e-002; foe(n+1)=2.267420e-001; krok(n+1)=1.764835e-004; ng(n+1)=1.228771e+000;
n=331; farx(n+1)=1.249440e-002; foe(n+1)=2.266378e-001; krok(n+1)=1.499367e-003; ng(n+1)=1.248416e+000;
n=332; farx(n+1)=1.251794e-002; foe(n+1)=2.266223e-001; krok(n+1)=2.878915e-004; ng(n+1)=1.162493e+000;
n=333; farx(n+1)=1.292033e-002; foe(n+1)=2.262277e-001; krok(n+1)=1.450364e-002; ng(n+1)=1.041315e+000;
n=334; farx(n+1)=1.297950e-002; foe(n+1)=2.261409e-001; krok(n+1)=3.426502e-003; ng(n+1)=1.694451e+001;
n=335; farx(n+1)=1.302080e-002; foe(n+1)=2.259332e-001; krok(n+1)=1.179900e-003; ng(n+1)=2.677750e+001;
n=336; farx(n+1)=1.278786e-002; foe(n+1)=2.255689e-001; krok(n+1)=7.947193e-003; ng(n+1)=6.154071e+001;
n=337; farx(n+1)=1.289705e-002; foe(n+1)=2.250905e-001; krok(n+1)=3.022871e-002; ng(n+1)=1.524626e+002;
n=338; farx(n+1)=1.261073e-002; foe(n+1)=2.249576e-001; krok(n+1)=3.388445e-003; ng(n+1)=1.099540e+002;
n=339; farx(n+1)=1.246952e-002; foe(n+1)=2.246464e-001; krok(n+1)=5.625683e-002; ng(n+1)=1.317379e+002;
n=340; farx(n+1)=1.275819e-002; foe(n+1)=2.243673e-001; krok(n+1)=5.908701e-002; ng(n+1)=1.498402e+002;
n=341; farx(n+1)=1.280930e-002; foe(n+1)=2.242537e-001; krok(n+1)=2.284436e-002; ng(n+1)=1.080948e+002;
n=342; farx(n+1)=1.260630e-002; foe(n+1)=2.238914e-001; krok(n+1)=1.134226e-001; ng(n+1)=1.267477e+002;
n=343; farx(n+1)=1.261038e-002; foe(n+1)=2.235014e-001; krok(n+1)=1.253606e-001; ng(n+1)=6.439378e+001;
n=344; farx(n+1)=1.321944e-002; foe(n+1)=2.228759e-001; krok(n+1)=3.713045e-001; ng(n+1)=5.002051e+001;
n=345; farx(n+1)=1.278215e-002; foe(n+1)=2.225969e-001; krok(n+1)=2.775080e-001; ng(n+1)=6.771824e+001;
n=346; farx(n+1)=1.207806e-002; foe(n+1)=2.221106e-001; krok(n+1)=3.550835e-001; ng(n+1)=7.643741e+001;
n=347; farx(n+1)=1.220471e-002; foe(n+1)=2.218578e-001; krok(n+1)=1.365319e-001; ng(n+1)=3.864676e+001;
n=348; farx(n+1)=1.251493e-002; foe(n+1)=2.214695e-001; krok(n+1)=4.858657e-001; ng(n+1)=1.025333e+002;
n=349; farx(n+1)=1.275965e-002; foe(n+1)=2.211604e-001; krok(n+1)=2.501044e-001; ng(n+1)=1.229181e+002;
n=350; farx(n+1)=1.297919e-002; foe(n+1)=2.209493e-001; krok(n+1)=1.439513e-001; ng(n+1)=1.016003e+002;
%odnowa zmiennej metryki
n=351; farx(n+1)=1.297909e-002; foe(n+1)=2.209383e-001; krok(n+1)=1.595177e-007; ng(n+1)=2.911558e+001;
n=352; farx(n+1)=1.297923e-002; foe(n+1)=2.209353e-001; krok(n+1)=2.186643e-007; ng(n+1)=1.433098e+001;
n=353; farx(n+1)=1.297778e-002; foe(n+1)=2.209253e-001; krok(n+1)=1.132635e-005; ng(n+1)=3.839163e+000;
n=354; farx(n+1)=1.297893e-002; foe(n+1)=2.209236e-001; krok(n+1)=4.056357e-006; ng(n+1)=2.229769e+000;
n=355; farx(n+1)=1.298982e-002; foe(n+1)=2.209024e-001; krok(n+1)=1.802468e-004; ng(n+1)=1.525863e+000;
n=356; farx(n+1)=1.298946e-002; foe(n+1)=2.208956e-001; krok(n+1)=2.171131e-004; ng(n+1)=7.254095e-001;
n=357; farx(n+1)=1.296703e-002; foe(n+1)=2.208776e-001; krok(n+1)=6.856719e-004; ng(n+1)=7.224176e-001;
n=358; farx(n+1)=1.276503e-002; foe(n+1)=2.207233e-001; krok(n+1)=2.100547e-003; ng(n+1)=1.169154e+000;
n=359; farx(n+1)=1.237304e-002; foe(n+1)=2.206138e-001; krok(n+1)=6.035177e-003; ng(n+1)=1.642887e+000;
n=360; farx(n+1)=1.233386e-002; foe(n+1)=2.203752e-001; krok(n+1)=2.331822e-002; ng(n+1)=5.691243e+000;
n=361; farx(n+1)=1.193846e-002; foe(n+1)=2.200827e-001; krok(n+1)=5.242823e-003; ng(n+1)=3.671673e+001;
n=362; farx(n+1)=1.187591e-002; foe(n+1)=2.200358e-001; krok(n+1)=4.862884e-003; ng(n+1)=1.059727e+002;
n=363; farx(n+1)=1.161089e-002; foe(n+1)=2.197105e-001; krok(n+1)=2.502768e-002; ng(n+1)=1.151338e+002;
n=364; farx(n+1)=1.164927e-002; foe(n+1)=2.195790e-001; krok(n+1)=1.885691e-002; ng(n+1)=1.398880e+002;
n=365; farx(n+1)=1.162957e-002; foe(n+1)=2.192405e-001; krok(n+1)=6.486639e-002; ng(n+1)=1.328230e+002;
n=366; farx(n+1)=1.146471e-002; foe(n+1)=2.190716e-001; krok(n+1)=2.925850e-002; ng(n+1)=1.304806e+002;
n=367; farx(n+1)=1.131874e-002; foe(n+1)=2.185965e-001; krok(n+1)=1.380129e-001; ng(n+1)=6.730463e+001;
n=368; farx(n+1)=1.124788e-002; foe(n+1)=2.183396e-001; krok(n+1)=1.150668e-001; ng(n+1)=8.854483e+001;
n=369; farx(n+1)=1.160430e-002; foe(n+1)=2.177520e-001; krok(n+1)=4.819709e-001; ng(n+1)=4.471427e+001;
n=370; farx(n+1)=1.160545e-002; foe(n+1)=2.174912e-001; krok(n+1)=1.001107e-001; ng(n+1)=1.377422e+002;
n=371; farx(n+1)=1.108632e-002; foe(n+1)=2.170935e-001; krok(n+1)=9.907791e-002; ng(n+1)=3.907521e+001;
n=372; farx(n+1)=1.072542e-002; foe(n+1)=2.167027e-001; krok(n+1)=3.340461e-001; ng(n+1)=1.140867e+002;
n=373; farx(n+1)=1.024974e-002; foe(n+1)=2.163932e-001; krok(n+1)=1.192585e-001; ng(n+1)=7.286693e+001;
n=374; farx(n+1)=1.008453e-002; foe(n+1)=2.158817e-001; krok(n+1)=5.365271e-001; ng(n+1)=4.182293e+001;
n=375; farx(n+1)=1.037794e-002; foe(n+1)=2.154723e-001; krok(n+1)=2.031949e-001; ng(n+1)=1.031115e+002;
%odnowa zmiennej metryki
n=376; farx(n+1)=1.037824e-002; foe(n+1)=2.154406e-001; krok(n+1)=2.016654e-007; ng(n+1)=4.463171e+001;
n=377; farx(n+1)=1.037863e-002; foe(n+1)=2.154345e-001; krok(n+1)=1.589311e-007; ng(n+1)=2.080691e+001;
n=378; farx(n+1)=1.038159e-002; foe(n+1)=2.154206e-001; krok(n+1)=3.395165e-006; ng(n+1)=8.152587e+000;
n=379; farx(n+1)=1.038177e-002; foe(n+1)=2.154104e-001; krok(n+1)=8.546025e-006; ng(n+1)=4.459605e+000;
n=380; farx(n+1)=1.038773e-002; foe(n+1)=2.153985e-001; krok(n+1)=2.563847e-004; ng(n+1)=9.313913e-001;
n=381; farx(n+1)=1.041034e-002; foe(n+1)=2.153614e-001; krok(n+1)=5.216764e-004; ng(n+1)=1.105440e+000;
n=382; farx(n+1)=1.042936e-002; foe(n+1)=2.152850e-001; krok(n+1)=9.208067e-004; ng(n+1)=1.187736e+000;
n=383; farx(n+1)=1.040694e-002; foe(n+1)=2.152573e-001; krok(n+1)=7.740461e-004; ng(n+1)=1.767209e+000;
n=384; farx(n+1)=1.023106e-002; foe(n+1)=2.150149e-001; krok(n+1)=2.187783e-003; ng(n+1)=2.844087e+000;
n=385; farx(n+1)=1.021677e-002; foe(n+1)=2.149229e-001; krok(n+1)=9.576149e-003; ng(n+1)=1.930517e+001;
n=386; farx(n+1)=1.043373e-002; foe(n+1)=2.146115e-001; krok(n+1)=1.552269e-002; ng(n+1)=3.727862e+001;
n=387; farx(n+1)=1.024892e-002; foe(n+1)=2.145415e-001; krok(n+1)=6.371455e-003; ng(n+1)=1.229314e+002;
n=388; farx(n+1)=1.010905e-002; foe(n+1)=2.140047e-001; krok(n+1)=2.428721e-002; ng(n+1)=1.309110e+002;
n=389; farx(n+1)=1.029789e-002; foe(n+1)=2.139223e-001; krok(n+1)=2.782508e-002; ng(n+1)=1.050365e+002;
n=390; farx(n+1)=1.042950e-002; foe(n+1)=2.136856e-001; krok(n+1)=1.079418e-001; ng(n+1)=1.080286e+002;
n=391; farx(n+1)=1.067095e-002; foe(n+1)=2.135488e-001; krok(n+1)=4.879939e-002; ng(n+1)=1.017795e+002;
n=392; farx(n+1)=1.069612e-002; foe(n+1)=2.131740e-001; krok(n+1)=2.320583e-001; ng(n+1)=7.424981e+001;
n=393; farx(n+1)=1.087570e-002; foe(n+1)=2.130023e-001; krok(n+1)=1.221144e-001; ng(n+1)=5.379731e+001;
n=394; farx(n+1)=1.110524e-002; foe(n+1)=2.126654e-001; krok(n+1)=2.469201e-001; ng(n+1)=8.520963e+001;
n=395; farx(n+1)=1.100711e-002; foe(n+1)=2.125191e-001; krok(n+1)=8.641149e-002; ng(n+1)=2.033533e+001;
n=396; farx(n+1)=1.047800e-002; foe(n+1)=2.123053e-001; krok(n+1)=2.694718e-001; ng(n+1)=7.913777e+001;
n=397; farx(n+1)=1.023525e-002; foe(n+1)=2.118963e-001; krok(n+1)=3.730429e-001; ng(n+1)=1.043535e+002;
n=398; farx(n+1)=1.048874e-002; foe(n+1)=2.115815e-001; krok(n+1)=8.377756e-001; ng(n+1)=7.715100e+001;
n=399; farx(n+1)=1.083735e-002; foe(n+1)=2.113368e-001; krok(n+1)=4.735540e-001; ng(n+1)=7.607611e+001;
n=400; farx(n+1)=1.110120e-002; foe(n+1)=2.111078e-001; krok(n+1)=3.730916e-001; ng(n+1)=2.170539e+001;
%odnowa zmiennej metryki
n=401; farx(n+1)=1.110110e-002; foe(n+1)=2.110529e-001; krok(n+1)=1.282072e-007; ng(n+1)=7.515419e+001;
n=402; farx(n+1)=1.110161e-002; foe(n+1)=2.110426e-001; krok(n+1)=2.299731e-007; ng(n+1)=2.624989e+001;
n=403; farx(n+1)=1.110359e-002; foe(n+1)=2.110367e-001; krok(n+1)=2.986582e-006; ng(n+1)=5.007632e+000;
n=404; farx(n+1)=1.110393e-002; foe(n+1)=2.110310e-001; krok(n+1)=1.759837e-005; ng(n+1)=2.220089e+000;
n=405; farx(n+1)=1.110382e-002; foe(n+1)=2.110204e-001; krok(n+1)=5.582033e-005; ng(n+1)=1.855733e+000;
n=406; farx(n+1)=1.110558e-002; foe(n+1)=2.110136e-001; krok(n+1)=4.012417e-004; ng(n+1)=5.642949e-001;
n=407; farx(n+1)=1.110020e-002; foe(n+1)=2.109846e-001; krok(n+1)=1.424799e-003; ng(n+1)=5.998435e-001;
n=408; farx(n+1)=1.111156e-002; foe(n+1)=2.109509e-001; krok(n+1)=5.653272e-004; ng(n+1)=1.058641e+000;
n=409; farx(n+1)=1.061136e-002; foe(n+1)=2.106806e-001; krok(n+1)=2.173419e-002; ng(n+1)=6.127292e-001;
n=410; farx(n+1)=1.054793e-002; foe(n+1)=2.106269e-001; krok(n+1)=3.813159e-003; ng(n+1)=2.063909e+001;
n=411; farx(n+1)=1.028215e-002; foe(n+1)=2.104798e-001; krok(n+1)=1.775074e-002; ng(n+1)=2.806130e+001;
n=412; farx(n+1)=1.004555e-002; foe(n+1)=2.104318e-001; krok(n+1)=3.382411e-003; ng(n+1)=5.714602e+001;
n=413; farx(n+1)=9.850456e-003; foe(n+1)=2.101749e-001; krok(n+1)=4.545636e-002; ng(n+1)=6.851804e+001;
n=414; farx(n+1)=9.546111e-003; foe(n+1)=2.100844e-001; krok(n+1)=3.104078e-002; ng(n+1)=1.174067e+002;
n=415; farx(n+1)=9.457908e-003; foe(n+1)=2.099841e-001; krok(n+1)=3.236826e-002; ng(n+1)=1.067989e+002;
n=416; farx(n+1)=9.382111e-003; foe(n+1)=2.097320e-001; krok(n+1)=7.266281e-002; ng(n+1)=1.026055e+002;
n=417; farx(n+1)=9.502144e-003; foe(n+1)=2.094723e-001; krok(n+1)=1.280543e-001; ng(n+1)=4.955775e+001;
n=418; farx(n+1)=9.632834e-003; foe(n+1)=2.093303e-001; krok(n+1)=5.042484e-002; ng(n+1)=1.021065e+002;
n=419; farx(n+1)=9.752369e-003; foe(n+1)=2.091235e-001; krok(n+1)=2.461541e-001; ng(n+1)=5.082854e+001;
n=420; farx(n+1)=9.911343e-003; foe(n+1)=2.088509e-001; krok(n+1)=3.311156e-001; ng(n+1)=5.515082e+001;
n=421; farx(n+1)=9.884303e-003; foe(n+1)=2.086644e-001; krok(n+1)=1.084933e-001; ng(n+1)=8.176772e+001;
n=422; farx(n+1)=9.482445e-003; foe(n+1)=2.084655e-001; krok(n+1)=2.427351e-001; ng(n+1)=6.383886e+001;
n=423; farx(n+1)=9.296124e-003; foe(n+1)=2.082091e-001; krok(n+1)=2.869393e-001; ng(n+1)=5.572182e+001;
n=424; farx(n+1)=9.189461e-003; foe(n+1)=2.080983e-001; krok(n+1)=2.553603e-001; ng(n+1)=4.897747e+001;
n=425; farx(n+1)=8.946557e-003; foe(n+1)=2.077513e-001; krok(n+1)=6.340524e-001; ng(n+1)=7.328464e+001;
%odnowa zmiennej metryki
n=426; farx(n+1)=8.946762e-003; foe(n+1)=2.077355e-001; krok(n+1)=1.064062e-007; ng(n+1)=4.136895e+001;
n=427; farx(n+1)=8.947064e-003; foe(n+1)=2.077334e-001; krok(n+1)=4.107407e-007; ng(n+1)=8.317285e+000;
n=428; farx(n+1)=8.948413e-003; foe(n+1)=2.077251e-001; krok(n+1)=2.308287e-006; ng(n+1)=6.406160e+000;
n=429; farx(n+1)=8.947205e-003; foe(n+1)=2.077168e-001; krok(n+1)=8.245594e-006; ng(n+1)=3.963857e+000;
n=430; farx(n+1)=8.949045e-003; foe(n+1)=2.077021e-001; krok(n+1)=8.440914e-005; ng(n+1)=1.677769e+000;
n=431; farx(n+1)=8.953824e-003; foe(n+1)=2.076954e-001; krok(n+1)=2.419010e-004; ng(n+1)=7.057158e-001;
n=432; farx(n+1)=8.987630e-003; foe(n+1)=2.076614e-001; krok(n+1)=1.774971e-003; ng(n+1)=5.798343e-001;
n=433; farx(n+1)=9.011077e-003; foe(n+1)=2.076459e-001; krok(n+1)=4.438003e-004; ng(n+1)=8.060377e-001;
n=434; farx(n+1)=9.055466e-003; foe(n+1)=2.075479e-001; krok(n+1)=8.252113e-003; ng(n+1)=6.979929e-001;
n=435; farx(n+1)=9.168834e-003; foe(n+1)=2.074738e-001; krok(n+1)=5.128285e-003; ng(n+1)=3.075044e+000;
n=436; farx(n+1)=9.016286e-003; foe(n+1)=2.070892e-001; krok(n+1)=4.446078e-002; ng(n+1)=9.746524e+000;
n=437; farx(n+1)=9.257075e-003; foe(n+1)=2.069459e-001; krok(n+1)=2.476948e-002; ng(n+1)=1.068856e+002;
n=438; farx(n+1)=9.166221e-003; foe(n+1)=2.068593e-001; krok(n+1)=3.692938e-003; ng(n+1)=9.764161e+001;
n=439; farx(n+1)=9.165016e-003; foe(n+1)=2.067621e-001; krok(n+1)=1.974372e-002; ng(n+1)=9.201599e+001;
n=440; farx(n+1)=9.338199e-003; foe(n+1)=2.066571e-001; krok(n+1)=4.545636e-002; ng(n+1)=1.134768e+002;
n=441; farx(n+1)=9.346638e-003; foe(n+1)=2.063897e-001; krok(n+1)=3.011048e-001; ng(n+1)=1.020511e+002;
n=442; farx(n+1)=9.354563e-003; foe(n+1)=2.063047e-001; krok(n+1)=7.236188e-002; ng(n+1)=4.424011e+001;
n=443; farx(n+1)=9.133549e-003; foe(n+1)=2.061317e-001; krok(n+1)=1.011122e-001; ng(n+1)=6.501559e+001;
n=444; farx(n+1)=9.367368e-003; foe(n+1)=2.058734e-001; krok(n+1)=3.838379e-001; ng(n+1)=4.767923e+001;
n=445; farx(n+1)=9.472612e-003; foe(n+1)=2.057109e-001; krok(n+1)=1.431710e-001; ng(n+1)=3.409069e+001;
n=446; farx(n+1)=9.284397e-003; foe(n+1)=2.053648e-001; krok(n+1)=8.224396e-001; ng(n+1)=5.195663e+001;
n=447; farx(n+1)=9.446386e-003; foe(n+1)=2.051962e-001; krok(n+1)=5.045340e-001; ng(n+1)=6.963938e+001;
n=448; farx(n+1)=9.138268e-003; foe(n+1)=2.049239e-001; krok(n+1)=2.893371e-001; ng(n+1)=7.603395e+001;
n=449; farx(n+1)=9.280163e-003; foe(n+1)=2.046461e-001; krok(n+1)=5.925364e-001; ng(n+1)=4.380732e+001;
n=450; farx(n+1)=9.277239e-003; foe(n+1)=2.044770e-001; krok(n+1)=2.863419e-001; ng(n+1)=8.638285e+001;
%odnowa zmiennej metryki
n=451; farx(n+1)=9.277834e-003; foe(n+1)=2.044142e-001; krok(n+1)=1.342731e-007; ng(n+1)=7.877301e+001;
n=452; farx(n+1)=9.277993e-003; foe(n+1)=2.044016e-001; krok(n+1)=1.856049e-007; ng(n+1)=2.688775e+001;
n=453; farx(n+1)=9.277842e-003; foe(n+1)=2.043797e-001; krok(n+1)=8.980339e-006; ng(n+1)=5.261684e+000;
n=454; farx(n+1)=9.279189e-003; foe(n+1)=2.043768e-001; krok(n+1)=3.078702e-006; ng(n+1)=3.045112e+000;
n=455; farx(n+1)=9.280702e-003; foe(n+1)=2.043679e-001; krok(n+1)=9.921626e-005; ng(n+1)=1.087075e+000;
n=456; farx(n+1)=9.283984e-003; foe(n+1)=2.043648e-001; krok(n+1)=1.906226e-004; ng(n+1)=6.435640e-001;
n=457; farx(n+1)=9.327174e-003; foe(n+1)=2.043281e-001; krok(n+1)=4.515039e-003; ng(n+1)=4.693751e-001;
n=458; farx(n+1)=9.350837e-003; foe(n+1)=2.043117e-001; krok(n+1)=4.047370e-004; ng(n+1)=9.214538e-001;
n=459; farx(n+1)=9.311131e-003; foe(n+1)=2.042686e-001; krok(n+1)=4.447430e-003; ng(n+1)=1.097640e+000;
n=460; farx(n+1)=9.246624e-003; foe(n+1)=2.042461e-001; krok(n+1)=8.166461e-003; ng(n+1)=2.739147e+000;
n=461; farx(n+1)=8.991618e-003; foe(n+1)=2.040091e-001; krok(n+1)=3.377395e-002; ng(n+1)=4.353109e+000;
n=462; farx(n+1)=8.750996e-003; foe(n+1)=2.039328e-001; krok(n+1)=2.659087e-003; ng(n+1)=4.353929e+001;
n=463; farx(n+1)=8.824198e-003; foe(n+1)=2.038680e-001; krok(n+1)=1.640492e-002; ng(n+1)=7.070332e+001;
n=464; farx(n+1)=8.723608e-003; foe(n+1)=2.037871e-001; krok(n+1)=4.904612e-002; ng(n+1)=9.221692e+001;
n=465; farx(n+1)=8.756045e-003; foe(n+1)=2.036228e-001; krok(n+1)=1.513424e-001; ng(n+1)=1.067414e+002;
n=466; farx(n+1)=8.821225e-003; foe(n+1)=2.035253e-001; krok(n+1)=4.663470e-002; ng(n+1)=1.203984e+002;
n=467; farx(n+1)=9.056110e-003; foe(n+1)=2.033538e-001; krok(n+1)=1.600146e-001; ng(n+1)=7.921037e+001;
n=468; farx(n+1)=8.994754e-003; foe(n+1)=2.032178e-001; krok(n+1)=7.951813e-002; ng(n+1)=7.979886e+001;
n=469; farx(n+1)=8.808113e-003; foe(n+1)=2.031168e-001; krok(n+1)=1.869994e-001; ng(n+1)=5.269200e+001;
n=470; farx(n+1)=8.614467e-003; foe(n+1)=2.028775e-001; krok(n+1)=3.819429e-001; ng(n+1)=2.702080e+001;
n=471; farx(n+1)=8.565578e-003; foe(n+1)=2.027518e-001; krok(n+1)=1.538927e-001; ng(n+1)=6.281947e+001;
n=472; farx(n+1)=8.707582e-003; foe(n+1)=2.026444e-001; krok(n+1)=4.063898e-001; ng(n+1)=5.472094e+001;
n=473; farx(n+1)=8.494137e-003; foe(n+1)=2.024540e-001; krok(n+1)=3.963765e-001; ng(n+1)=8.068380e+001;
n=474; farx(n+1)=8.508908e-003; foe(n+1)=2.023661e-001; krok(n+1)=2.114442e-001; ng(n+1)=8.146385e+001;
n=475; farx(n+1)=8.359912e-003; foe(n+1)=2.021404e-001; krok(n+1)=6.674447e-001; ng(n+1)=4.420090e+001;
%odnowa zmiennej metryki
n=476; farx(n+1)=8.359008e-003; foe(n+1)=2.021267e-001; krok(n+1)=3.695687e-007; ng(n+1)=2.355247e+001;
n=477; farx(n+1)=8.354985e-003; foe(n+1)=2.020710e-001; krok(n+1)=6.432245e-007; ng(n+1)=3.289788e+001;
n=478; farx(n+1)=8.354852e-003; foe(n+1)=2.020700e-001; krok(n+1)=2.915059e-007; ng(n+1)=6.683022e+000;
n=479; farx(n+1)=8.356002e-003; foe(n+1)=2.020611e-001; krok(n+1)=8.632369e-006; ng(n+1)=4.091022e+000;
n=480; farx(n+1)=8.357940e-003; foe(n+1)=2.020513e-001; krok(n+1)=8.233132e-005; ng(n+1)=1.286371e+000;
n=481; farx(n+1)=8.364352e-003; foe(n+1)=2.020474e-001; krok(n+1)=2.326282e-004; ng(n+1)=5.670522e-001;
n=482; farx(n+1)=8.419396e-003; foe(n+1)=2.020251e-001; krok(n+1)=2.176076e-003; ng(n+1)=4.430481e-001;
n=483; farx(n+1)=8.461193e-003; foe(n+1)=2.020046e-001; krok(n+1)=4.957630e-004; ng(n+1)=9.225379e-001;
n=484; farx(n+1)=8.508776e-003; foe(n+1)=2.019333e-001; krok(n+1)=5.608324e-003; ng(n+1)=8.617846e-001;
n=485; farx(n+1)=8.488935e-003; foe(n+1)=2.019012e-001; krok(n+1)=1.153579e-002; ng(n+1)=2.559801e+000;
n=486; farx(n+1)=8.262093e-003; foe(n+1)=2.016162e-001; krok(n+1)=2.439969e-002; ng(n+1)=6.153932e+000;
n=487; farx(n+1)=8.352405e-003; foe(n+1)=2.015922e-001; krok(n+1)=3.891067e-003; ng(n+1)=8.707693e+001;
n=488; farx(n+1)=8.396565e-003; foe(n+1)=2.015092e-001; krok(n+1)=1.604627e-002; ng(n+1)=9.282063e+001;
n=489; farx(n+1)=8.379642e-003; foe(n+1)=2.014398e-001; krok(n+1)=2.356822e-002; ng(n+1)=8.688719e+001;
n=490; farx(n+1)=8.485726e-003; foe(n+1)=2.013908e-001; krok(n+1)=5.285294e-002; ng(n+1)=9.690054e+001;
n=491; farx(n+1)=8.658630e-003; foe(n+1)=2.012260e-001; krok(n+1)=3.155149e-001; ng(n+1)=8.951491e+001;
n=492; farx(n+1)=8.474495e-003; foe(n+1)=2.010715e-001; krok(n+1)=2.584327e-001; ng(n+1)=5.540957e+001;
n=493; farx(n+1)=8.426954e-003; foe(n+1)=2.010005e-001; krok(n+1)=4.095813e-002; ng(n+1)=5.623237e+001;
n=494; farx(n+1)=8.493851e-003; foe(n+1)=2.008918e-001; krok(n+1)=2.230786e-001; ng(n+1)=5.714472e+001;
n=495; farx(n+1)=8.715000e-003; foe(n+1)=2.006489e-001; krok(n+1)=2.889625e-001; ng(n+1)=2.389083e+001;
n=496; farx(n+1)=8.847594e-003; foe(n+1)=2.004796e-001; krok(n+1)=4.275922e-001; ng(n+1)=6.849720e+001;
n=497; farx(n+1)=8.498168e-003; foe(n+1)=2.003280e-001; krok(n+1)=3.261226e-001; ng(n+1)=6.635065e+001;
n=498; farx(n+1)=8.504135e-003; foe(n+1)=2.001334e-001; krok(n+1)=4.500546e-001; ng(n+1)=7.200474e+001;
n=499; farx(n+1)=8.610705e-003; foe(n+1)=1.999883e-001; krok(n+1)=2.997685e-001; ng(n+1)=3.143046e+001;
n=500; farx(n+1)=8.768731e-003; foe(n+1)=1.997454e-001; krok(n+1)=6.709302e-001; ng(n+1)=6.929447e+001;

figure; semilogy(farx,'b'); hold on; semilogy(foe,'r'); xlabel('Iteracje'); ylabel('Earx, Eoe'); legend('Earx','Eoe'); title('Uczenie predyktora OE');
figure; subplot(2,1,1); semilogy(krok); xlabel('Iteracje'); ylabel('Krok');
subplot(2,1,2); semilogy(ng); xlabel('Iteracje'); ylabel('Norma gradientu');
Earx=farx(n+1)
Eoe=foe(n+1)
